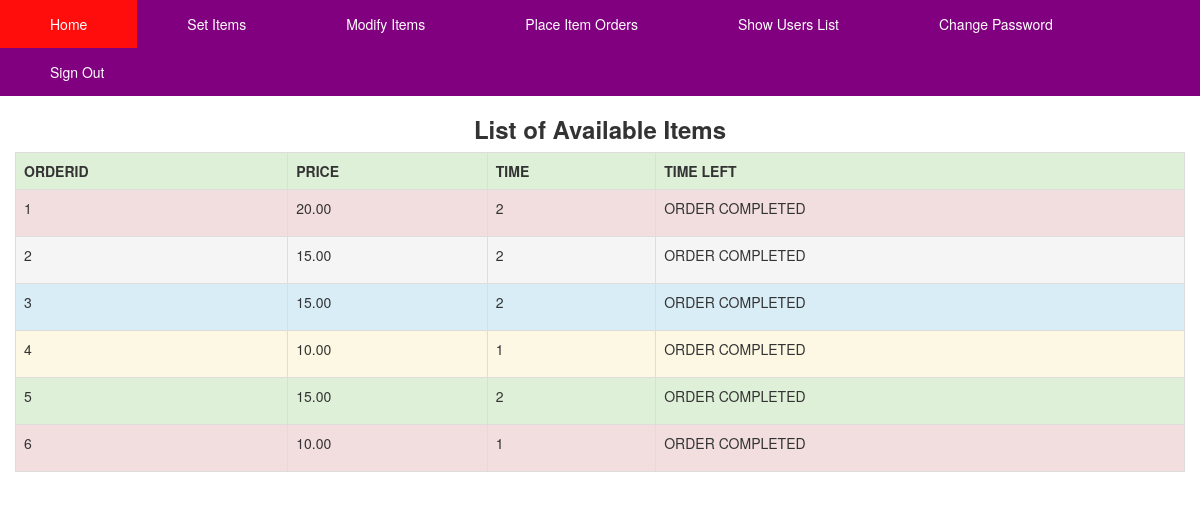
Screenshot of /admin/admin_userorders.php?email=g1998agarwal@gmail.com (signed in) with the database file from the repository.
### tables this page shows
CREATE TABLE `orders` (
  `orderid` int(11) NOT NULL,
  `userid` varchar(50) DEFAULT NULL,
  `tt_complete` int(11) DEFAULT NULL,
  `order_time` timestamp NOT NULL DEFAULT CURRENT_TIMESTAMP,
  `price` decimal(7,2) NOT NULL,
  `receipt` enum('0','1') NOT NULL DEFAULT '0'
);

### admin/admin_userorders.php (the view, shortened to what this page needs)
<?php
	require('header.php');
	$tblcolor = array("success", "danger", "active", "info", "warning");
	$tbi=0;
	$selectqry = "SELECT o.orderid, o.userid, o.receipt, o.tt_complete, o.order_time, o.price, u.username from orders o INNER JOIN user_account u on o.userid = u.email and u.email='".$_GET['email']."'";
	$execute = mysqli_query($link, $selectqry);
	$num= mysqli_num_rows($execute);
?>
<div class="container">
	<div class="row">
		<div class="table-responsive">
			<table class="table table-bordered table-hover">
				<h3><center><b>List of Available Items</b></center></h3>
				<tr class="<?php echo $tblcolor[$tbi]; $tbi=($tbi+1)%5; ?>">
					<th>ORDERID</th>
					<th>PRICE</th>
					<th>TIME</th>
					<th>TIME LEFT</th>
				</tr>
				<?php
					if($num>0){
						while($result=mysqli_fetch_array($execute)){
				?>
				<?php
							if($result['userid']==$_GET['email']){
				?>
				<tr class="<?php echo $tblcolor[$tbi]; $tbi=($tbi+1)%5; ?>">
					<td><?php echo $result['orderid']; ?></td>
					<td><?php echo $result['price']; ?></td>
					<td><?php echo($result['tt_complete']); ?></td>
					<td>
						<p id=<?php echo "'time".$result['orderid']."'"; ?>>
							<?php if($result['receipt']=='1'){
									echo "ORDER COMPLETED</p></td>";
									}
							?>
				</tr>
				<?php
							}
						}
					}
				?>
			</table>
		</div>
	</div>
</div>

### rows the page displays
orders: orderid "1", price "20.00", tt_complete "2", receipt "ORDER COMPLETED"
orders: orderid "2", price "15.00", tt_complete "2", receipt "ORDER COMPLETED"
orders: orderid "3", price "15.00", tt_complete "2", receipt "ORDER COMPLETED"
orders: orderid "4", price "10.00", tt_complete "1", receipt "ORDER COMPLETED"
orders: orderid "5", price "15.00", tt_complete "2", receipt "ORDER COMPLETED"
orders: orderid "6", price "10.00", tt_complete "1", receipt "ORDER COMPLETED"
